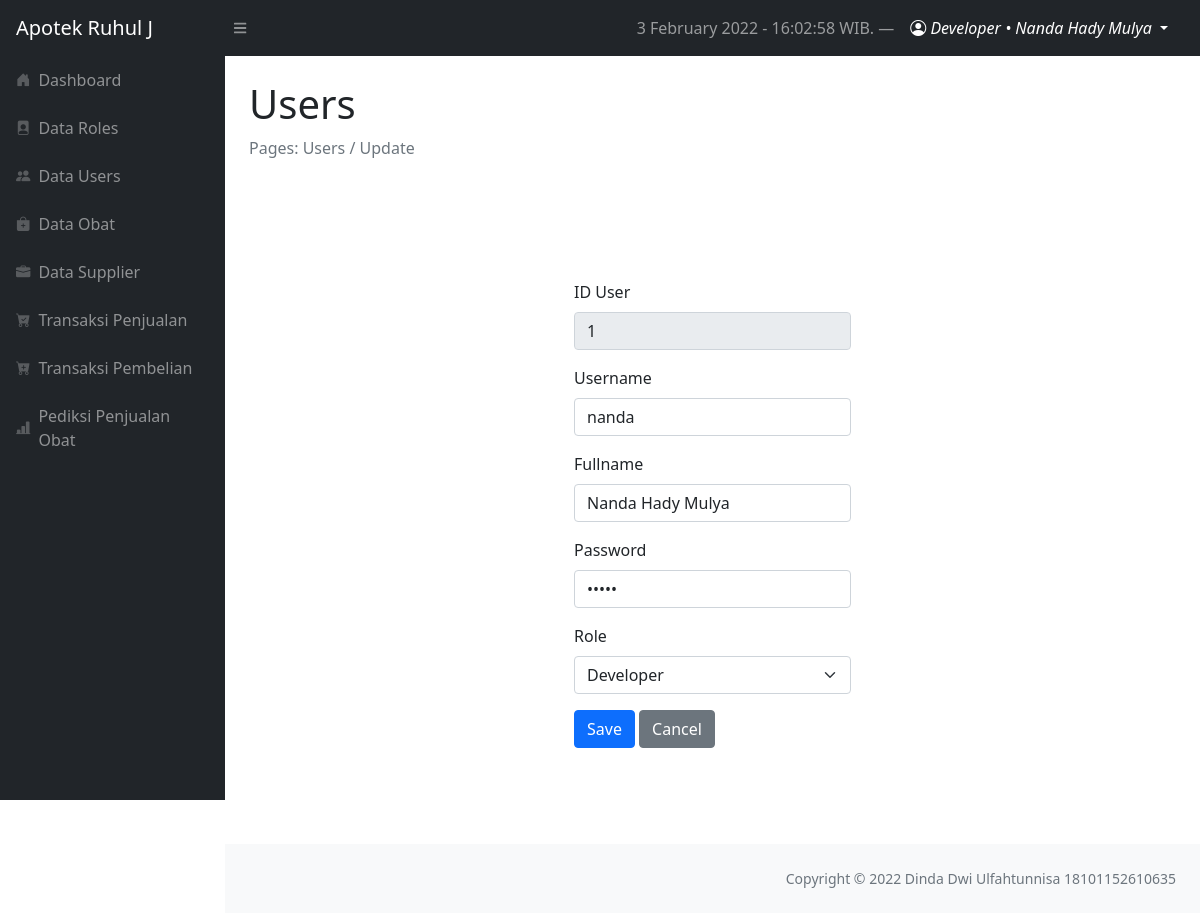
The page /layouts/dashboard/index.php?page=obat/update&id=1 (signed in) on the database as committed earlier.
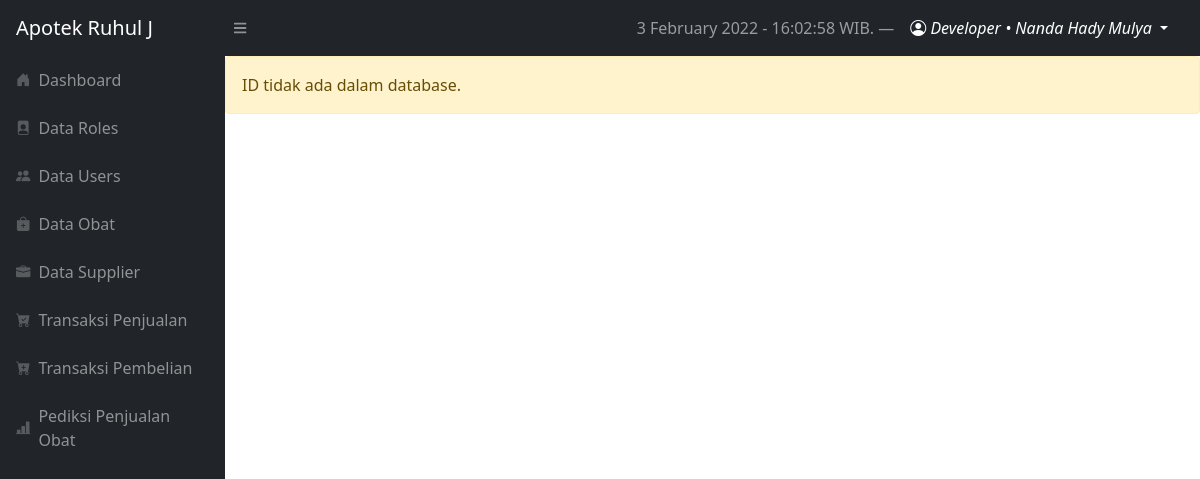
The same page on the database as committed later.
### tables this page shows
CREATE TABLE `users` (
  `user_id` int(11) NOT NULL,
  `username` varchar(12) NOT NULL,
  `fullname` varchar(255) NOT NULL,
  `password` varchar(255) NOT NULL,
  `role_id` int(2) NOT NULL
);

### config/functionDate.php (called while the page is built, shortened)
<?php
$timenow = date("j F Y - H:i:s");

### config/config.php (called while the page is built, shortened)
<?php
$localhost  = "localhost";
$username   = "root";
$password   = "";
$db         = "skripsi_dinda";
$conn = mysqli_connect($localhost, $username, $password, $db);
function query($query)
{
    global $conn;
    $result = mysqli_query($conn, $query);
    while ($row = mysqli_fetch_assoc($result)) {
        $rows[] = $row;
    }
    return $rows;
}

### layouts/dashboard/obat/update.php (the view, shortened to what this page needs)
<?php
require '../../config/config.php';
if (isset($_GET['id'])) {
    $user_id = $_GET['id'];
    $users = mysqli_query($conn, "SELECT * FROM users WHERE user_id = '$user_id'");
    $roles = query("SELECT * FROM roles ORDER BY role_id");
    if (mysqli_num_rows($users) == 0) {
        echo '<div class="alert alert-warning">ID tidak ada dalam database.</div>';
        exit();
    } else {
        $user = mysqli_fetch_assoc($users);
    }
}
?>
<main>
    <div class="container-fluid px-4">
        <h1 class="mt-4">Users</h1>
        <ol class="breadcrumb mb-4">
            <li class="breadcrumb-item active">Pages: Users / Update</li>
        </ol>
        <div class="row gx-5 py-md-5 justify-content-center">
            <div class="col-md-4 py-md-4">
                <form class="form-container py-md-4" action="index.php?page=users/update&id=<?= $user_id; ?>" method="POST">
                    <div class="mb-3">
                        <label for="user_id" class="form-label">ID User</label>
                        <input type="text" name="user_id" class="form-control" id="username" value="<?= $user['user_id'] ?>" readonly>
                    </div>
                    <div class="mb-3">
                        <label for="username" class="form-label">Username</label>
                        <input type="text" name="username" class="form-control" id="username" value="<?= $user['username'] ?>" required>
                    </div>
                    <div class=" mb-3">
                        <label for="fullname" class="form-label">Fullname</label>
                        <input type="text" name="fullname" class="form-control" id="fullname" value="<?= $user['fullname'] ?>" required>
                    </div>
                    <div class="mb-3">
                        <label for="password" class="form-label">Password</label>
                        <input type="password" name="password" class="form-control" id="password" value="<?= $user['password'] ?>" required>
                    </div>
                    <div class="mb-3">
                        <label for="role_id" class="form-label">Role</label>
                        <select name="role_id" id="role_id" class="form-select" value="<?= $user['role_id']; ?>">
                            <?php foreach ($roles as $role) : ?>
                                <option value="<?= $role['role_id'] ?>">
                                    <?= $role['role_level'] ?>
                                </option>
                            <?php endforeach; ?>
                        </select>
                    </div>
                    <button type="submit" name="submit" class="btn btn-primary">Save</button>
                    <a href="index.php?page=users" class="btn btn-secondary">Cancel</a>
                </form>
            </div>
        </div>
    </div>
</main>

### layouts/dashboard/index.php (shortened to what this page needs)
<?php
require '../../config/functionDate.php';
?>
<!DOCTYPE html>
<html lang="en">
<head>
    <?php include '../components/dashboard-css.php'; ?>
</head>
<body class="sb-nav-fixed">
    <?php include '../components/topnav.php'; ?>
    <div id="layoutSidenav">
        <div id="layoutSidenav_nav">
            <?php include '../components/sidenav.php'; ?>
        </div>
        <div id="layoutSidenav_content">
            <?php include 'controllerDashboard.php'; ?>
            <footer class="py-4 bg-light mt-auto">
                <div class="container-fluid px-4">
                    <div class="d-flex align-items-center justify-content-between small">
                        <div class="text-muted ms-auto">Copyright &copy; 2022 Dinda Dwi Ulfahtunnisa 18101152610635</div>
                    </div>
                </div>
            </footer>
        </div>
    </div>
</body>
</html>

### layouts/components/dashboard-css.php (shortened to what this page needs)
<link href="https://cdn.jsdelivr.net/npm/bootstrap-icons@1.4.1/font/bootstrap-icons.css" rel="stylesheet" />
<link rel="stylesheet" href="../../assets/css/bootstrap.min.css">
<link rel="stylesheet" href="../../assets/css/dashboard-style.css">
<link href="https://cdn.jsdelivr.net/npm/simple-datatables@latest/dist/style.css" rel="stylesheet" />

### layouts/components/topnav.php (shortened to what this page needs)
<nav class="sb-topnav navbar navbar-expand navbar-dark bg-dark">
    <a class="navbar-brand ps-3" href="index.php?page=dashboard">Apotek Ruhul J</a>
    <button class="btn btn-link btn-sm order-1 order-lg-0 me-4 me-lg-0" id="sidebarToggle" href="#!">
        <i class="fas fa-bars"></i>
    </button>
    <div class="d-none d-md-inline-block ms-auto">
        <ul class="navbar-nav ms-md-0 me-3 me-lg-4">
            <li class="nav-item text-white">
                <a href="#" class="nav-link"><?= $timenow; ?> WIB. &mdash;</a>
            </li>
            <li class="nav-item dropdown">
                <a class="nav-link dropdown-toggle text-white" id="navbarDropdown" href="#" role="button" data-bs-toggle="dropdown" aria-expanded="false">
                    <i class="bi bi-person-circle"></i>
                    <span class="text-capitalize fst-italic">
                        <?= $_SESSION['username']; ?> &bull; <?= $_SESSION['fullname']; ?>
                    </span>
                </a>
            </li>
        </ul>
</nav>

### layouts/components/sidenav.php (shortened to what this page needs)
<nav class="sb-sidenav accordion sb-sidenav-dark" id="sidenavAccordion">
    <div class="sb-sidenav-menu">
        <div class="nav">
            <a class="nav-link <?php if ($_GET['page'] == 'dashboard') echo 'active' ?>" href="index.php?page=dashboard">
                <div class="sb-nav-link-icon">
                    <i class="bi bi-house-door-fill"></i>
                </div>
                Dashboard
            </a>
            <?php if ($_SESSION['role_id'] == 1 || 2) : ?>
                <a class="nav-link <?php if ($_GET['page'] == 'roles') echo 'active' ?>" href="index.php?page=roles">
                    <div class="sb-nav-link-icon">
                        <i class="bi bi-file-person-fill"></i>
                    </div>
                    Data Roles
                </a>
                <a class="nav-link <?php if ($_GET['page'] == 'users') echo 'active' ?>" href="index.php?page=users">
                    <div class="sb-nav-link-icon">
                        <i class="bi bi-people-fill"></i>
                    </div>
                    Data Users
                </a>
                <a class="nav-link <?php if ($_GET['page'] == 'obat') echo 'active' ?>" href="index.php?page=obat">
                    <div class="sb-nav-link-icon">
                        <i class="bi bi-bag-plus-fill"></i>
                    </div>
                    Data Obat
                </a>
                <a class="nav-link <?php if ($_GET['page'] == 'supplier') echo 'active' ?>" href="index.php?page=supplier">
                    <div class="sb-nav-link-icon">
                        <i class="bi bi-briefcase-fill"></i>
                    </div>
                    Data Supplier
                </a>
                <a class="nav-link <?php if ($_GET['page'] == 'penjualan') echo 'active' ?>" href="index.php?page=penjualan">
                    <div class="sb-nav-link-icon">
                        <i class="bi bi-cart-check-fill"></i>
                    </div>
                    Transaksi Penjualan
                </a>
                <a class="nav-link <?php if ($_GET['page'] == 'pembelian') echo 'active' ?>" href="index.php?page=pembelian">
                    <div class="sb-nav-link-icon">
                        <i class="bi bi-cart-plus-fill"></i>
                    </div>
                    Transaksi Pembelian
                </a>
                <a class="nav-link <?php if ($_GET['page'] == 'prediksi') echo 'active' ?>" href="index.php?page=prediksi">
                    <div class="sb-nav-link-icon">
                        <i class="bi bi-bar-chart-line-fill"></i>
                    </div>
                    Pediksi Penjualan Obat
                </a>
            <?php endif; ?>
        </div>
    </div>
</nav>

### layouts/dashboard/controllerDashboard.php (shortened to what this page needs)
<?php
$page = (isset($_GET['page'])) ? $_GET['page'] : '';
switch ($page) {
    case 'obat/update':
        include "obat/update.php";
        break;
}

Rows that differ between the two databases and show on the page:
removed users: user_id "1", username "nanda", fullname "Nanda Hady Mulya"
Other text that changed with them:
form field role_id: "Developer" → (not shown)
text no longer shown: "Users Pages: Users / Update ID User Username Fullname Password Role Save Cancel Copyright © 2022 Dinda Dwi Ulfahtunnisa 18101152610635"
text now shown: "ID tidak ada dalam database."
